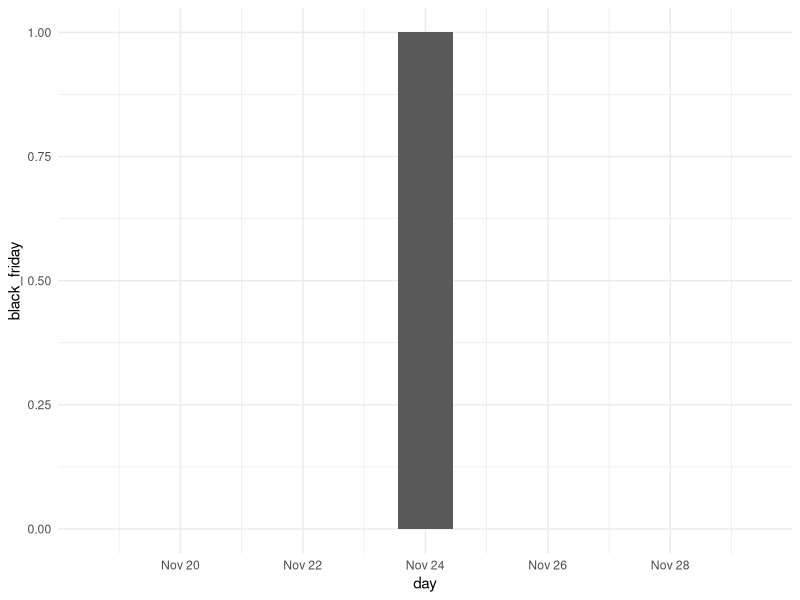
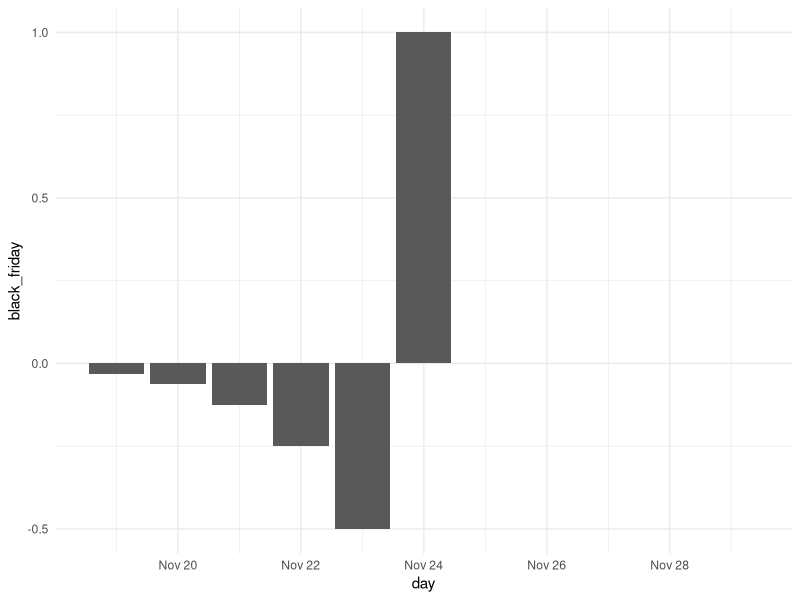
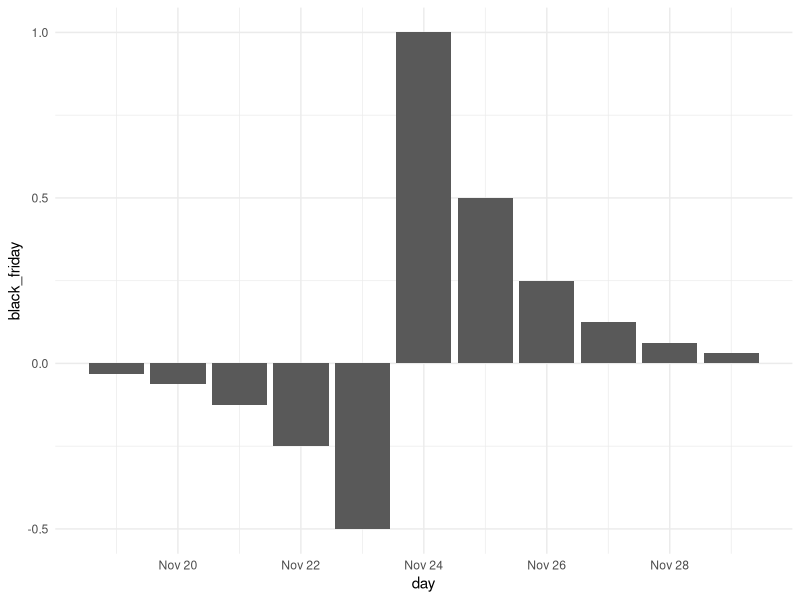

Recreate these plots in R, in order.
## ---- chunk 1
#| echo: false
#| message: false
library(tidyverse)
## ---- chunk 2
tibble(
  day = as_date("2023-11-24") + c(-5:5),
  black_friday = c(rep(0, 5), 1, rep(0, 5))
) |>
  ggplot(aes(day, black_friday)) +
  geom_col() +
  theme_minimal()
## ---- chunk 3
tibble(
  day = as_date("2023-11-24") + c(-5:5),
  black_friday = c(-0.5 ^ (5:1), 1, rep(0, 5))
) |>
  ggplot(aes(day, black_friday)) +
  geom_col() +
  theme_minimal()
## ---- chunk 4
tibble(
  day = as_date("2023-11-24") + c(-5:5),
  black_friday = c(-0.5 ^ (5:1), 1, 0.25 ^ (1:5/2))
) |>
  ggplot(aes(day, black_friday)) +
  geom_col() +
  theme_minimal()
